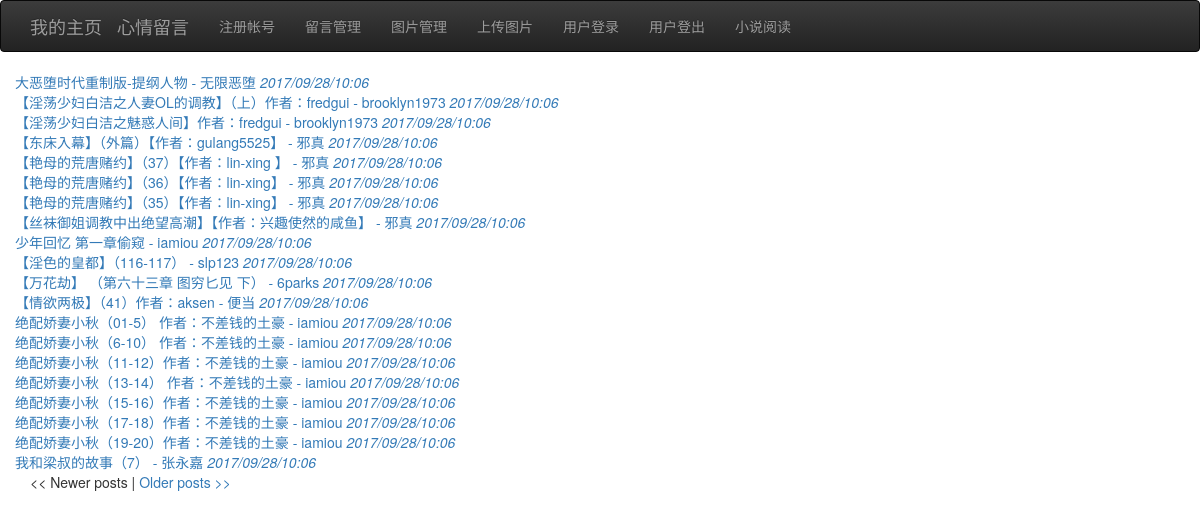
/novel (signed in), run on the app's committed database.
### flask_app.py (models this page shows)
class Novel(db.Model):
    id = db.Column(db.Integer, primary_key=True)
    url = db.Column(db.String(4096),unique=True)
    title=db.Column(db.String(4096))
    timestamp = db.Column(db.DateTime)

### flask_app.py (the view, shortened to what this page needs)
@app.route('/novel',methods=['GET', 'POST'])
@app.route('/novel/<int:page>',methods=["GET", "POST"])
@login_required
def novel(page=1):
    if request.method == "GET":
        ur=request.args.get('url', '')
        if ur=='':
            return render_template("novel.html", title='posts admin',nvss=Novel.query.order_by(Novel.timestamp.desc()).paginate(page, 20, False))
        else:
            url=urllib.unquote(request.url.split('url=')[1])
            return requests.get(url).text.replace('href="','href="/novel?url=http://www.cool18.com/bbs4/')

### flask_app.py (called while the page is built)
@app.before_request
def before_request():
    pass

@login_manager.user_loader
def load_user(user_id):
    return User.query.get(int(user_id))

### momentjs.py (called while the page is built)
    def dist8(self):
        timenow = (self.timestamp + timedelta(hours=8))
        return timenow.strftime("%Y/%m/%d/%H:%M")

### templates/novel.html (shortened to what this page needs)
{% extends "base.html" %}
{% block content %}
        <div class="container">
              {% for nvs in nvss.items %}
                <div class="row">
                 <a href=/novel?url={{nvs.url}}>{{nvs.title}} <em>{{momentjs(nvs.timestamp).dist8()}}</em> </a>
                </div>
            {% endfor %}
        {% if nvss.has_prev %}<a href="{{ url_for('novel', page =nvss.prev_num) }}"><< Newer posts</a>{% else %}<< Newer posts{% endif %} |
        {% if nvss.has_next %}<a href="{{ url_for('novel', page = nvss.next_num) }}">Older posts >></a>{% else %}Older posts >>{% endif %}
       </div>
{% endblock %}

### data on the page
Novel: title "大恶堕时代重制版-提纲人物 - 无限恶堕", timestamp "2017/09/28/10:06"
Novel: title "【淫荡少妇白洁之人妻OL的调教】（上）作者：fredgui - brooklyn1973", timestamp "2017/09/28/10:06"
Novel: title "【淫荡少妇白洁之魅惑人间】作者：fredgui - brooklyn1973", timestamp "2017/09/28/10:06"
Novel: title "【东床入幕】（外篇）【作者：gulang5525】 - 邪真", timestamp "2017/09/28/10:06"
Novel: title "【艳母的荒唐赌约】（37）【作者：lin-xing 】 - 邪真", timestamp "2017/09/28/10:06"
Novel: title "【艳母的荒唐赌约】（36）【作者：lin-xing】 - 邪真", timestamp "2017/09/28/10:06"
Novel: title "【艳母的荒唐赌约】（35）【作者：lin-xing】 - 邪真", timestamp "2017/09/28/10:06"
Novel: title "【丝袜御姐调教中出绝望高潮】【作者：兴趣使然的咸鱼】 - 邪真", timestamp "2017/09/28/10:06"
Novel: title "少年回忆 第一章偷窥 - iamiou", timestamp "2017/09/28/10:06"
Novel: title "【淫色的皇都】（116-117） - slp123", timestamp "2017/09/28/10:06"
Novel: title "【万花劫】 （第六十三章 图穷匕见 下） - 6parks", timestamp "2017/09/28/10:06"
Novel: title "【情欲两极】（41）作者：aksen - 便当", timestamp "2017/09/28/10:06"
Novel: title "绝配娇妻小秋（01-5） 作者：不差钱的土豪 - iamiou", timestamp "2017/09/28/10:06"
Novel: title "绝配娇妻小秋（6-10） 作者：不差钱的土豪 - iamiou", timestamp "2017/09/28/10:06"
Novel: title "绝配娇妻小秋（11-12）作者：不差钱的土豪 - iamiou", timestamp "2017/09/28/10:06"
Novel: title "绝配娇妻小秋（13-14） 作者：不差钱的土豪 - iamiou", timestamp "2017/09/28/10:06"
Novel: title "绝配娇妻小秋（15-16）作者：不差钱的土豪 - iamiou", timestamp "2017/09/28/10:06"
Novel: title "绝配娇妻小秋（17-18）作者：不差钱的土豪 - iamiou", timestamp "2017/09/28/10:06"
Novel: title "绝配娇妻小秋（19-20）作者：不差钱的土豪 - iamiou", timestamp "2017/09/28/10:06"
Novel: title "我和梁叔的故事（7） - 张永嘉", timestamp "2017/09/28/10:06"
